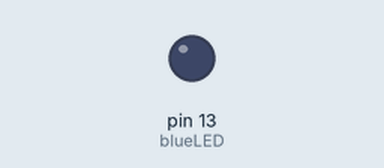
Recording of a sketch running on a simulated Arduino Uno, built with avr-gcc and run on an emulated ATmega328P. Parts: output pins drawn as LEDs (lit = HIGH).

Above: at 1.8 s.
At 12.5 s:
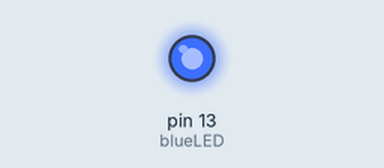
Timing chart, 0 to 17.7 s (numbered marks = the images above):
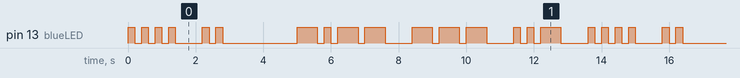

The sketch:

level2.ino
```cpp
//   ________________________________________________________________________
//  /  Name: Kyler Visser             Level 2             Date: 20223-09-07  \
//  |                                                                        |
//  |                               Description                              |
//  |                                                                        |
//  |    This program will utalize pin 13 on an arduino uno to allow for     |
//  |  morse code to be displayed through the LED connected to pin 13. The   |
//  |   original code is set to display "Hi you" in morse code using the     |
//  |                               blue LED.                                |
//  \________________________________________________________________________/

//  ------------------------
//    Initalize vairables.
//  ------------------------
int blueLED = 13;
char morseCode[26][5] = {
    {'A', 'D', 'B', 'X', 'X'},
    {'B', 'B', 'D', 'D', 'D'},
    {'C', 'B', 'D', 'B', 'D'},
    {'D', 'B', 'D', 'D', 'X'},
    {'E', 'D', 'X', 'X', 'X'},
    {'F', 'D', 'D', 'B', 'D'},
    {'G', 'B', 'B', 'D', 'X'},
    {'H', 'D', 'D', 'D', 'D'},
    {'I', 'D', 'D', 'X', 'X'},
    {'J', 'D', 'B', 'B', 'B'},
    {'K', 'B', 'D', 'B', 'X'},
    {'L', 'D', 'B', 'D', 'D'},
    {'M', 'B', 'B', 'X', 'X'},
    {'N', 'B', 'D', 'X', 'X'},
    {'O', 'B', 'B', 'B', 'X'},
    {'P', 'D', 'B', 'B', 'D'},
    {'Q', 'B', 'B', 'D', 'B'},
    {'R', 'D', 'B', 'D', 'X'},
    {'S', 'D', 'D', 'D', 'X'},
    {'T', 'B', 'X', 'X', 'X'},
    {'U', 'D', 'D', 'B', 'X'},
    {'V', 'D', 'D', 'D', 'B'},
    {'W', 'D', 'B', 'B', 'X'},
    {'X', 'B', 'D', 'D', 'B'},
    {'Y', 'B', 'D', 'B', 'B'},
    {'Z', 'B', 'B', 'D', 'D'}
};


//  -----------------------------
//    Setting up the pins used.
//  -----------------------------
void setup()
{
	pinMode(blueLED, OUTPUT);
}

//  ----------------------
//    Main program loop.
//  ----------------------
void loop()
{
    writeText("Hi you");
}

//  ---------------------------------------
//    Used to display text in morse code.
//  ---------------------------------------
void writeText(String text) {
    // Go through the incoming text
    for (int i=0; i<text.length(); i++) {
        char currentChar = toupper(text[i]);

        // If we are not communicating a space proceed
        if (currentChar != ' ') {

            // Go thorough the morseCode array to find
            // what letter matches the current letter
            for (int j=0; j<26; j++) {
                if (currentChar == morseCode[j][0]) {

                    // Once letter is found display it
                    for (int k=0; k<4; k++) {
                        if (morseCode[j][1+k] == 'B') {
                            displayUnit(3);
                        } else if (morseCode[j][1+k] == 'D') {
                            displayUnit(1);
                        } else {
                            // Found placeholder skip the rest
                            break;
                        }
                        // Delay between pats of a letter
                        delay(200);
                    }
                }
            }
            // Delay between letters
            delay(600);
        } else {
            // Delay between words
            delay(1400);
        }
    }
}

//  --------------------------------------------------
//    Display a unit according to the passed length.
//  --------------------------------------------------
void displayUnit(int unitLength) {
    digitalWrite(blueLED, HIGH);
    delay(200*unitLength);
    digitalWrite(blueLED, LOW);
}
```

Measured:
- by itself, pin 13 (blueLED): moves between LOW and HIGH, repeating every 13.6 s
- by itself, everything shown: repeats every 13.6 s, in 32 steps
